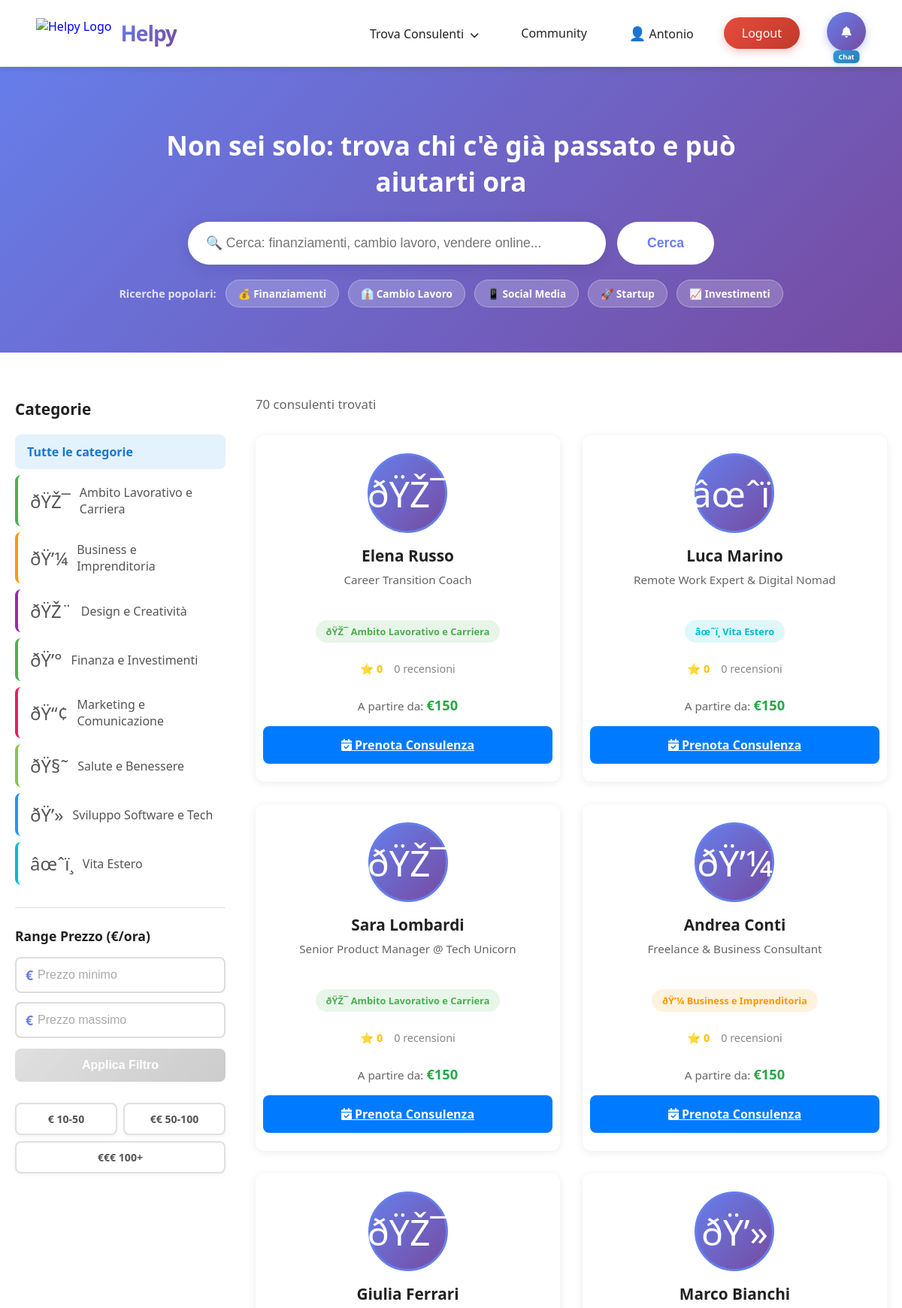
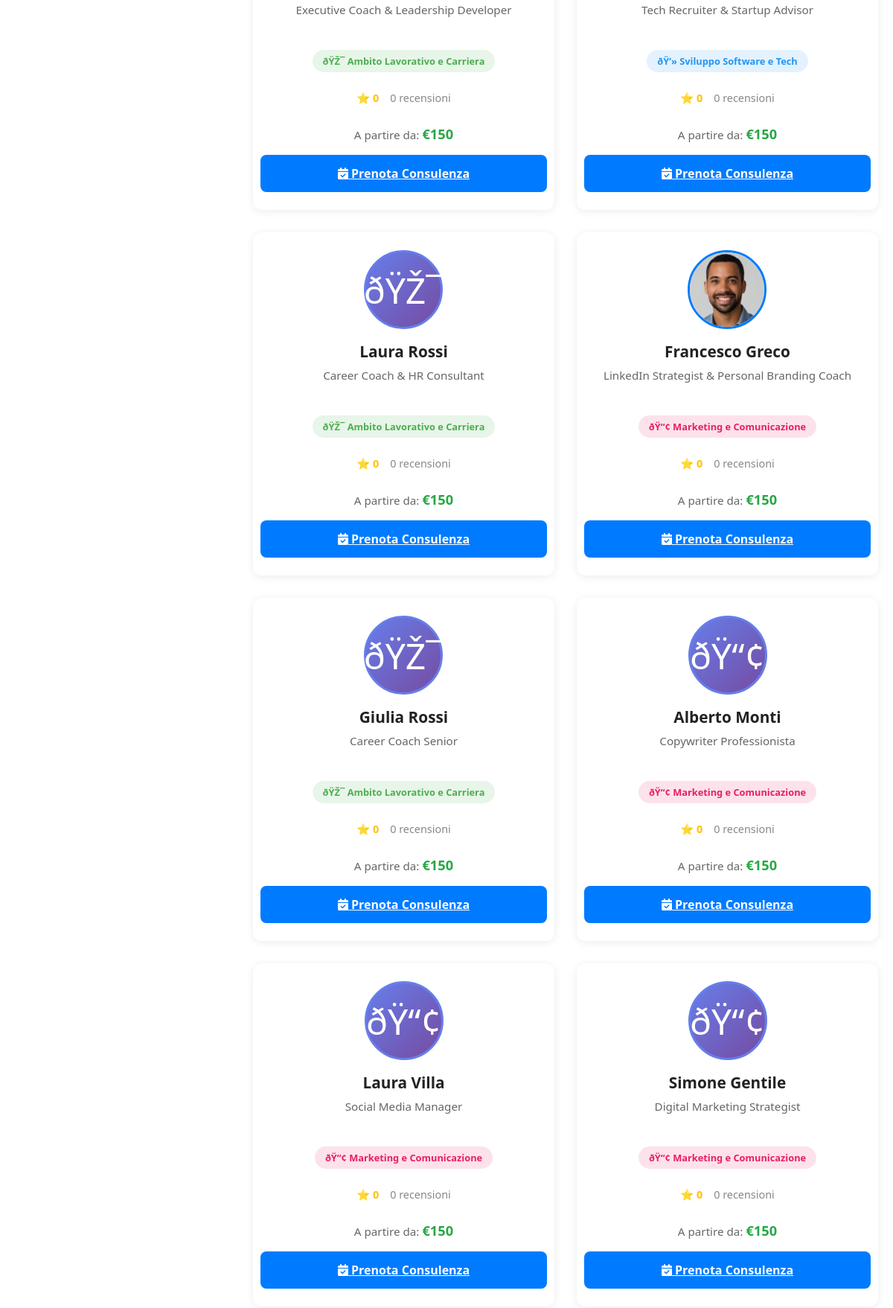
The app's page /consultants (signed in, upper part) with its own data (2 pictures, top to bottom).
### app/models.py (models this page shows)
class User(SQLModel, table=True):
    __tablename__ = "user"
    id: Optional[int] = Field(default=None, primary_key=True)
    email: str = Field(unique=True, index=True)
    password_md5: str
    nome: Optional[str] = None
    cognome: Optional[str] = None
    professione: Optional[str] = None
    category_id: Optional[int] = Field(default=None, foreign_key="category.id")
    profile_picture: Optional[str] = None
    prezzo_consulenza: Optional[int] = None
    consulenze_vendute: int = Field(default=0)
    consulenze_acquistate: int = Field(default=0)
    bollini: int = Field(default=0)
    descrizione: Optional[str] = None
    aree_interesse: Optional[str] = None
    confirmed: int = Field(default=0)
    confirmation_code: Optional[str] = None
    is_verified: bool = Field(default=False)
    is_anonymous: bool = Field(default=False)  # Se True, mostra "Utente #ID" invece del nome
    user_type_id: int = Field(default=1)  # 1=Utente, 2=Verificatore, 3=Amministratore
    created_at: Optional[datetime] = Field(default_factory=datetime.utcnow)

class Category(SQLModel, table=True):
    id: Optional[int] = Field(default=None, primary_key=True)
    name: str = Field(unique=True, index=True)
    slug: str = Field(unique=True, index=True)
    icon: Optional[str] = Field(default="🎯")
    description: Optional[str] = Field(default=None)
    target: Optional[str] = Field(default=None)
    color: Optional[str] = Field(default="#4CAF50")

### app/routes/consultants.py (the view)
@router.get("/consultants", response_class=HTMLResponse)
async def consultants_page(
    request: Request,
    category: Optional[int] = Query(None),
    search: Optional[str] = Query(None),
    min_price: Optional[float] = Query(None),
    max_price: Optional[float] = Query(None),
    page: int = Query(1, ge=1)
):
    try:
        current_user = verify_token(request)
        with get_session() as session:
            categories = session.exec(
                select(Category).order_by(Category.name)
            ).all()
            query_stmt = select(User)
            if category:
                query_stmt = query_stmt.where(User.category_id == category)
            if min_price is not None and min_price >= 10:
                query_stmt = query_stmt.where(User.prezzo_consulenza >= min_price)
            if max_price is not None and max_price >= 10:
                query_stmt = query_stmt.where(User.prezzo_consulenza <= max_price)
            keywords = []
            expanded_keywords = []
            if search:
                keywords = clean_search_query(search)
                expanded_keywords = expand_with_skills(keywords)
                logger.info(
                    f"🔍 Search: '{search}'\n"
                    f"   Keywords: {keywords}\n"
                    f"   Expanded: {expanded_keywords[:15]}..."  # Primi 15 per brevità
                )
                if expanded_keywords:
                    search_conditions = []
                    for keyword in expanded_keywords:
                        keyword_pattern = f"%{keyword}%"
                        search_conditions.append(
                            or_(
                                User.nome.ilike(keyword_pattern),
                                User.cognome.ilike(keyword_pattern),
                                User.professione.ilike(keyword_pattern),
                                User.descrizione.ilike(keyword_pattern),
                                and_(
                                    User.aree_interesse.isnot(None),
                                    User.aree_interesse.ilike(keyword_pattern)
                                )
                            )
                        )
                    query_stmt = query_stmt.where(or_(*search_conditions))
            all_results = session.exec(query_stmt).all()
            if search and keywords:
                scored_results = [
                    (user, calculate_relevance_score(user, keywords, expanded_keywords))
                    for user in all_results
                ]
                scored_results.sort(key=lambda x: x[1], reverse=True)
                logger.info("🏆 Top 5 scores:")
                for user, score in scored_results[:5]:
                    logger.info(f"   {user.nome} {user.cognome}: {score:.1f} pts")
                consultants = [user for user, _ in scored_results]
            else:
                consultants = all_results
            total_count = len(consultants)
            per_page = 12
            offset = (page - 1) * per_page
            total_pages = max(1, (total_count + per_page - 1) // per_page)
            consultants = consultants[offset:offset + per_page]
            enriched_consultants = []
            for user in consultants:
                user_data = {
                    'id': user.id,
                    'nome': user.nome,
                    'cognome': user.cognome,
                    'professione': user.professione,
                    'profile_picture': user.profile_picture,
                    'prezzo_consulenza': user.prezzo_consulenza,
                    'bollini': user.bollini,
                    'consulenze_vendute': user.consulenze_vendute,
                    'category': None
                }
                if user.category_id:
                    cat = session.get(Category, user.category_id)
                    if cat:
                        user_data['category'] = cat
                enriched_consultants.append(user_data)
            logger.info(
                f"📊 Results: {total_count} found, page {page}/{total_pages}"
                f"{f', category: {category}' if category else ''}"
                f"{f', search: {search}' if search else ''}"
            )
            return request.app.state.templates.TemplateResponse(
                "consultants.html",
                {
                    "request": request,
                    "user": current_user,  # ⚠️ Mantenuto per compatibilità
                    "current_user": current_user,  # ✅ Aggiunto per navbar
                    "consultants": enriched_consultants,
                    "categories": categories,
                    "selected_category": category,
                    "search_query": search or '',
                    "min_price": min_price,
                    "max_price": max_price,
                    "current_page": page,
                    "total_pages": total_pages,
                    "total_count": total_count
                }
            )
    except Exception as e:
        logger.error(f"❌ Error loading consultants page: {e}", exc_info=True)
        try:
            with get_session() as session:
                categories = session.exec(select(Category).order_by(Category.name)).all()
        except:
            categories = []
        return request.app.state.templates.TemplateResponse(
            "consultants.html",
            {
                "request": request,
                "user": None,  # ⚠️ Mantenuto per compatibilità
                "current_user": None,  # ✅ Aggiunto per navbar
                "consultants": [],
                "categories": categories,
                "selected_category": None,
                "search_query": '',
                "min_price": None,
                "max_price": None,
                "current_page": 1,
                "total_pages": 1,
                "total_count": 0
            }
        )

### app/templates/consultants.html (shortened to what this page needs)
{% extends "base.html" %}
{% block extra_css %}
<link rel="stylesheet" href="/static/consultants.css">
{% endblock %}
{% block content %}
    <section class="search-hero">
        <div class="search-container">
            <h1>Non sei solo: trova chi c'è già passato e può aiutarti ora</h1>
            <form class="search-form" method="GET" action="/consultants">
                <input
                    type="text"
                    name="search"
                    placeholder="🔍 Cerca: finanziamenti, cambio lavoro, vendere online..."
                    value="{{ search_query }}"
                    class="search-input"
                >
                <button type="submit" class="search-btn">Cerca</button>
            </form>
            <div class="search-suggestions">
                <span class="suggestion-label">Ricerche popolari:</span>
                <a href="/consultants?search=finanziamenti" class="search-tag">💰 Finanziamenti</a>
                <a href="/consultants?search=cambio lavoro" class="search-tag">👔 Cambio Lavoro</a>
                <a href="/consultants?search=social media" class="search-tag">📱 Social Media</a>
                <a href="/consultants?search=startup" class="search-tag">🚀 Startup</a>
                <a href="/consultants?search=investimenti" class="search-tag">📈 Investimenti</a>
            </div>
        </div>
    </section>
    <div class="consultants-container">
        <aside class="filters-sidebar">
            <h3>Categorie</h3>
            <ul class="category-filters">
                <li>
                    <a href="/consultants" class="{% if not selected_category %}active{% endif %}">
                        Tutte le categorie
                    </a>
                </li>
                {% for cat in categories %}
                <li>
                    <a href="/consultants?category={{ cat.id }}{% if min_price %}&min_price={{ min_price }}{% endif %}{% if max_price %}&max_price={{ max_price }}{% endif %}{% if search_query %}&search={{ search_query }}{% endif %}"
                       class="{% if selected_category == cat.id %}active{% endif %}"
                       style="border-left: 4px solid {{ cat.color }};">
                        <span class="category-icon">{{ cat.icon }}</span>
                        {{ cat.name }}
                    </a>
                </li>
                {% endfor %}
            </ul>
            <div class="additional-filters">
                <h4>Range Prezzo (€/ora)</h4>
                <form id="priceFilterForm" class="price-filter-form">
                    <div class="price-inputs-vertical">
                        <div class="price-input-wrapper">
                            <span class="currency-symbol">€</span>
                            <input
                                type="number"
                                name="min_price"
                                id="minPrice"
                                placeholder="Prezzo minimo"
                                min="0"
                                value="{{ min_price or '' }}"
                                class="price-input"
                            >
                        </div>
                        <div class="price-input-wrapper">
                            <span class="currency-symbol">€</span>
                            <input
                                type="number"
                                name="max_price"
                                id="maxPrice"
                                placeholder="Prezzo massimo"
                                min="0"
                                value="{{ max_price or '' }}"
                                class="price-input"
                            >
                        </div>
                    </div>
                    <button type="submit" class="btn-apply-price" id="applyPriceBtn" disabled>Applica Filtro</button>
                </form>
                <div class="price-suggestions">
                    <a href="/consultants?min_price=10&max_price=50{% if selected_category %}&category={{ selected_category }}{% endif %}{% if search_query %}&search={{ search_query }}{% endif %}" class="price-tag">€ 10-50</a>
                    <a href="/consultants?min_price=50&max_price=100{% if selected_category %}&category={{ selected_category }}{% endif %}{% if search_query %}&search={{ search_query }}{% endif %}" class="price-tag">€€ 50-100</a>
                    <a href="/consultants?min_price=100{% if selected_category %}&category={{ selected_category }}{% endif %}{% if search_query %}&search={{ search_query }}{% endif %}" class="price-tag">€€€ 100+</a>
                </div>
            </div>
        </aside>
        <main class="consultants-main">
            <div class="results-header">
                <p>{{ total_count }} consulenti trovati</p>
            </div>
            <div class="consultants-grid">
                {% for item in consultants %}
                <div class="consultant-card">
                    <a href="/user/{{ item.id }}" class="card-link">
                        {% if item.profile_picture %}
                        <img src="{{ item.profile_picture }}" alt="{{ item.nome }}" class="consultant-avatar">
                        {% else %}
                        <div class="consultant-avatar-default">
                            {{ item.category.icon if item.category else '👤' }}
                        </div>
                        {% endif %}
                        <h3>{{ item.nome }} {{ item.cognome or '' }}</h3>
                        <p class="profession">{{ item.professione or 'Consulente' }}</p>
                        {% if item.category %}
                        <span class="category-badge" style="background: {{ item.category.color }}20; color: {{ item.category.color }};">
                            {{ item.category.icon }} {{ item.category.name }}
                        </span>
                        {% endif %}
                        <div class="consultant-stats">
                            <span class="rating">⭐ {{ item.bollini }}</span>
                            <span class="reviews">{{ item.consulenze_vendute }} recensioni</span>
                        </div>
                        {% if item.prezzo_consulenza %}
                        <div class="price">A partire da: <strong>€{{ item.prezzo_consulenza }}</strong></div>
                        {% endif %}
                    </a>
                    <a href="/book/{{ item.id }}" class="btn-consult">
                        <i class="fas fa-calendar-check"></i> Prenota Consulenza
                    </a>
                </div>
                {% endfor %}
            </div>
        </main>
    </div>
{% endblock %}

### app/templates/base.html (shortened to what this page needs)
<!DOCTYPE html>
<html lang="it">
<head>
    <link rel="stylesheet" href="https://cdnjs.cloudflare.com/ajax/libs/font-awesome/6.4.0/css/all.min.css">
    <link rel="stylesheet" href="/static/style.css">
    <link rel="stylesheet" href="/static/mobile.css">
    {% block extra_css %}{% endblock %}
</head>
<body>
    <nav class="navbar">
        <div class="navbar-left">
            <a href="/" class="navbar-logo-link">
                <img src="https://i.imgur.com/4M34hi2.png" alt="Helpy Logo" class="navbar-logo">
                <span class="navbar-title">Helpy</span>
            </a>
        </div>
        <div class="navbar-links">
            <div class="navbar-dropdown">
                <a href="/consultants" class="navbar-link">
                    <span class="navbar-link-text">Trova Consulenti</span>
                    <i class="fas fa-chevron-down" style="font-size: 12px; margin-left: 4px;"></i>
                </a>
            </div>
            <a href="/community" class="navbar-link">
                <span class="navbar-link-text">Community</span>
            </a>
            {% if current_user %}
                <a href="/profile" class="navbar-link">
                    <span style="font-size: 18px;">👤</span>
                    <span class="navbar-link-text">{{ current_user.nome or current_user.email.split('@')[0] }}</span>
                </a>
                <a href="/logout" class="register-btn logout-btn">
                    Logout
                </a>
                <div class="notifications-icon" id="notificationsIcon" onclick="toggleNotifications()">
                    <i class="fas fa-bell"></i>
                    <span class="chat-reopen-text" onclick="event.stopPropagation(); reopenChatWidget()">Chat</span>
                </div>
            {% endif %}
        </div>
    </nav>
    {% block content %}{% endblock %}
</body>
</html>

### records on screen
User: nome "Antonio"
Category: icon "ðŸŽ¯", name "Ambito Lavorativo e Carriera"
Category: icon "ðŸ’¼", name "Business e Imprenditoria"
Category: icon "ðŸŽ¨", name "Design e Creatività"
Category: icon "ðŸ’°", name "Finanza e Investimenti"
Category: icon "ðŸ“¢", name "Marketing e Comunicazione"
Category: icon "ðŸ§˜", name "Salute e Benessere"
Category: icon "ðŸ’»", name "Sviluppo Software e Tech"
Category: icon "âœˆï¸", name "Vita Estero"
User: category "ðŸŽ¯", nome "Elena", cognome "Russo", professione "Career Transition Coach", category.icon "ðŸŽ¯", category.name "Ambito Lavorativo e Carriera", bollini "0", consulenze_vendute "0", prezzo_consulenza "150"
User: category "âœˆï¸", nome "Luca", cognome "Marino", professione "Remote Work Expert & Digital Nomad", category.icon "âœˆï¸", category.name "Vita Estero", bollini "0", consulenze_vendute "0", prezzo_consulenza "150"
User: category "ðŸŽ¯", nome "Sara", cognome "Lombardi", professione "Senior Product Manager @ Tech Unicorn", category.icon "ðŸŽ¯", category.name "Ambito Lavorativo e Carriera", bollini "0", consulenze_vendute "0", prezzo_consulenza "150"
User: category "ðŸ’¼", nome "Andrea", cognome "Conti", professione "Freelance & Business Consultant", category.icon "ðŸ’¼", category.name "Business e Imprenditoria", bollini "0", consulenze_vendute "0", prezzo_consulenza "150"
User: category "ðŸŽ¯", nome "Giulia", cognome "Ferrari", professione "Executive Coach & Leadership Developer", category.icon "ðŸŽ¯", category.name "Ambito Lavorativo e Carriera", bollini "0", consulenze_vendute "0", prezzo_consulenza "150"
User: category "ðŸ’»", nome "Marco", cognome "Bianchi", professione "Tech Recruiter & Startup Advisor", category.icon "ðŸ’»", category.name "Sviluppo Software e Tech", bollini "0", consulenze_vendute "0", prezzo_consulenza "150"
User: category "ðŸŽ¯", nome "Laura", cognome "Rossi", professione "Career Coach & HR Consultant", category.icon "ðŸŽ¯", category.name "Ambito Lavorativo e Carriera", bollini "0", consulenze_vendute "0", prezzo_consulenza "150"
User: profile_picture (picture), nome "Francesco", cognome "Greco", professione "LinkedIn Strategist & Personal Branding Coach", category.icon "ðŸ“¢", category.name "Marketing e Comunicazione", bollini "0", consulenze_vendute "0", prezzo_consulenza "150"
User: category "ðŸŽ¯", nome "Giulia", cognome "Rossi", professione "Career Coach Senior", category.icon "ðŸŽ¯", category.name "Ambito Lavorativo e Carriera", bollini "0", consulenze_vendute "0", prezzo_consulenza "150"
User: category "ðŸ“¢", nome "Alberto", cognome "Monti", professione "Copywriter Professionista", category.icon "ðŸ“¢", category.name "Marketing e Comunicazione", bollini "0", consulenze_vendute "0", prezzo_consulenza "150"
User: category "ðŸ“¢", nome "Laura", cognome "Villa", professione "Social Media Manager", category.icon "ðŸ“¢", category.name "Marketing e Comunicazione", bollini "0", consulenze_vendute "0", prezzo_consulenza "150"
User: category "ðŸ“¢", nome "Simone", cognome "Gentile", professione "Digital Marketing Strategist", category.icon "ðŸ“¢", category.name "Marketing e Comunicazione", bollini "0", consulenze_vendute "0", prezzo_consulenza "150"

### other values on screen
{{ total_count }} "70"
